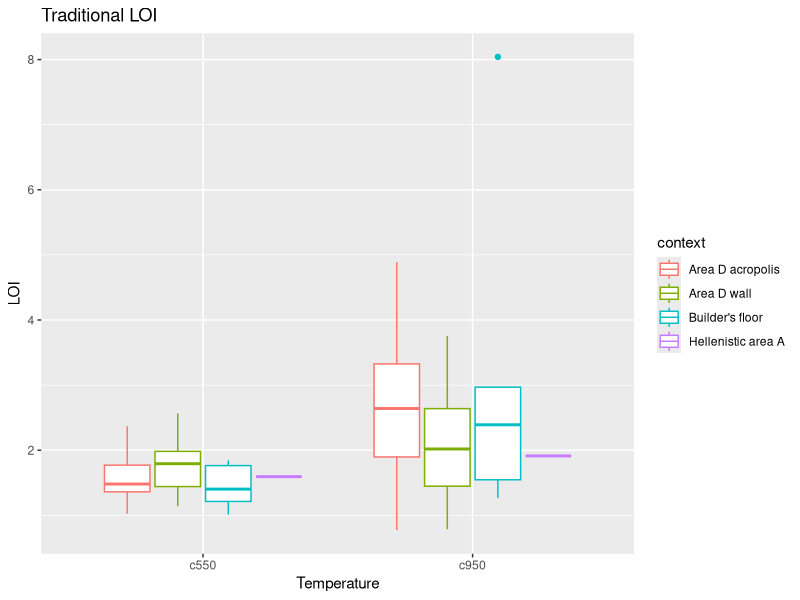
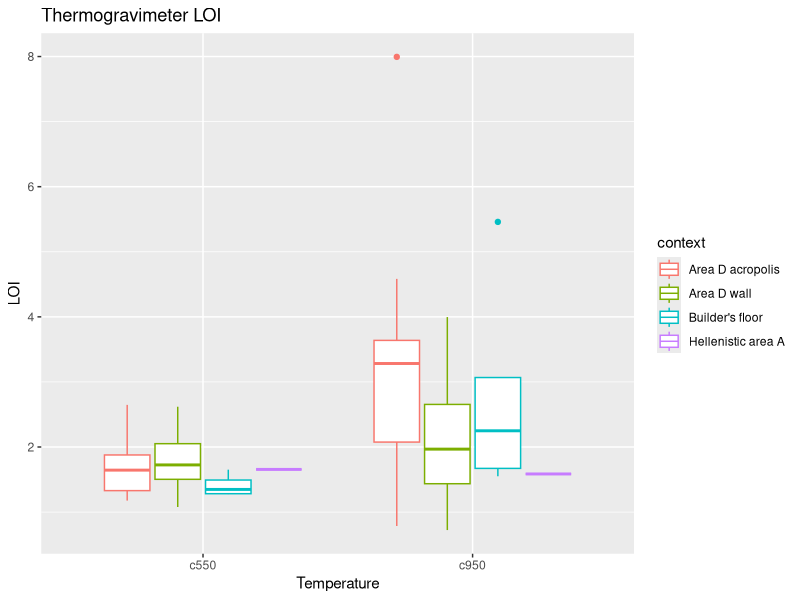
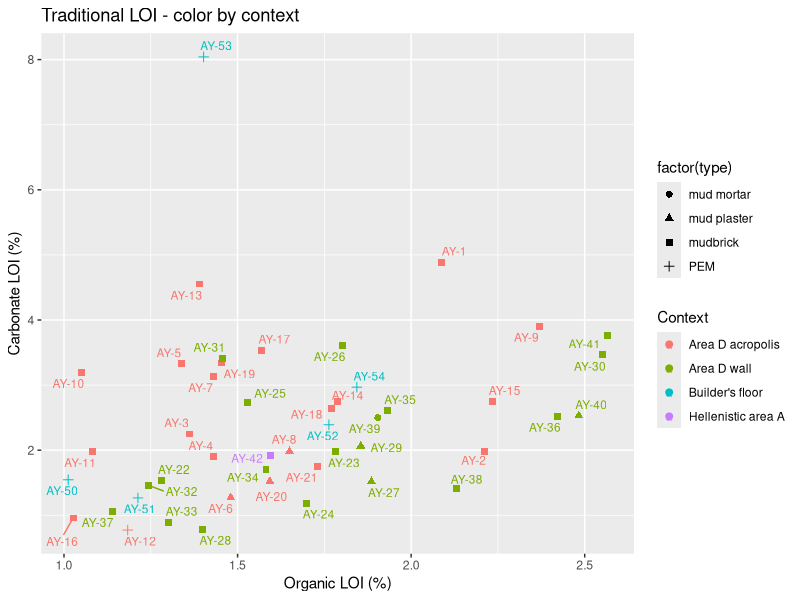
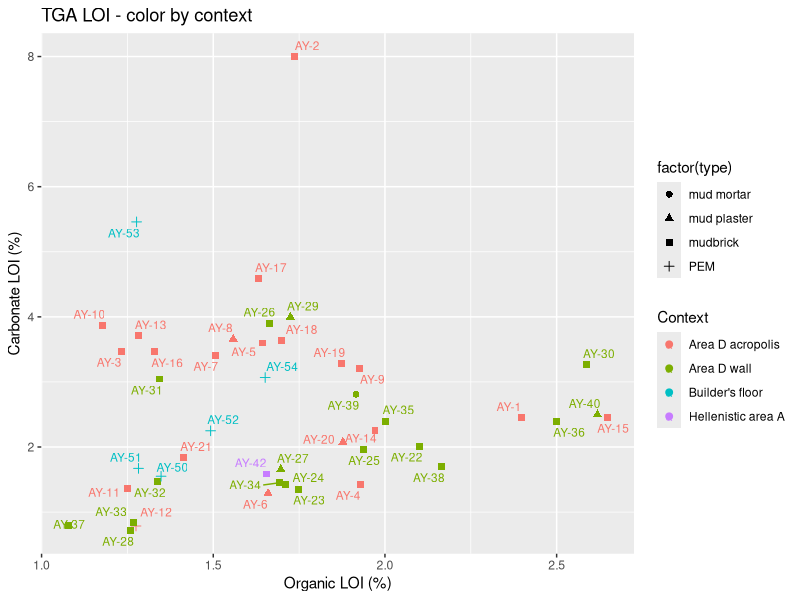
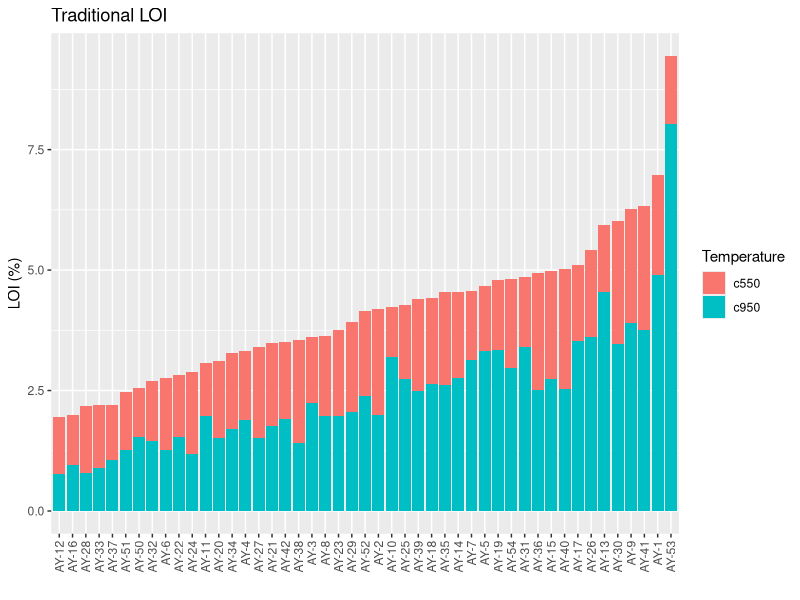
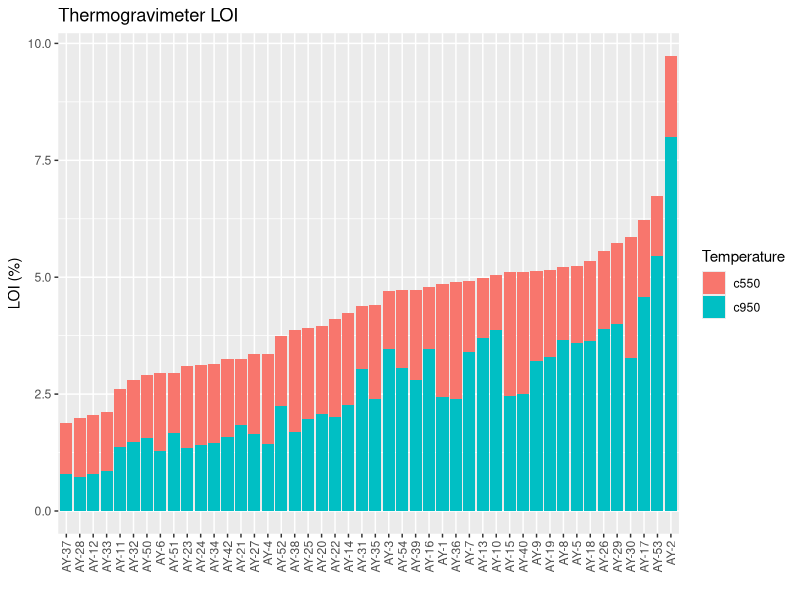

Generate these figures, in order, with R:
## ---- chunk 1
# Libraries
library(openxlsx); 
library(dplyr); 
library(ggplot2); 
library(ggrepel); # Preventing labels from overlapping
library(reshape2) # Melt-function for reshaping data to long form

loi <- read.xlsx("data/loi_AY.xlsx", sep=";")
tga <- read.xlsx("data/tga_AY.xlsx", sep=";")

# Remove rows containing words 'kekkila' (internal standard)
tga <- filter(tga, !grepl('kekkila', Name))

# TGA character columns to numeric
tga[, c(4:7)] <- sapply(tga[, c(4:7)], as.numeric)

# Sample names as rownames
rownames(loi) <- loi$sample
rownames(tga) <- tga$Name

# Creating new columns for analysis by subtracting crucible mass;
# "dry" (mass after drying), "c550" (mass after 550 C), "c950" (mass after 950 C)
loi$dry <- (loi$dry_weight - loi$crucible)
loi$c550mass <- (loi$after_550_C - loi$crucible)
loi$c950mass <- (loi$after_950_C - loi$crucible)

loi$c550 <- (loi$dry - loi$c550mass)/(loi$dry) * 100
loi$c950 <- (loi$c550mass - loi$c950mass)/(loi$c550mass) * 100

# Same with TGA
tga$c550 <- (tga$Dry - tga$Mass_550)/(tga$Dry) * 100
tga$c950 <- (tga$Mass_550 - tga$Mass_950)/(tga$Mass_550) * 100

# Removing duplicates for clarity
loi <- subset(loi[1:47, ])
tga <- subset(tga[-c(18,20,47,49), ])

# Transforming data to long form 
loi_long <- loi[c(8,13:14)]
loi_long <- melt(loi_long, id = "context") 

tga_long <- tga[c(8,10:11)]
tga_long <- melt(tga_long, id = "context") 

# Long form data for stacked barplots
loi_long2 <- melt(loi[c(1,13:14)], value.name = "Temp", id= "sample") 

tga_long2 <- melt(tga[c(1,10:11)], value.name = "Temp", id= "Name")

## ---- chunk 2
loi[c(8:9,13:14)]
## ---- chunk 3
tga[c(8:9,10:11)]
## ---- chunk 4
# Colored boxplots: Trad LOI
ggplot(loi_long, aes(x = variable, y = value, color = context)) +  
  geom_boxplot() +
  labs(title="Traditional LOI",
        x ="Temperature", y = "LOI")

# Colored boxplots: TGA LOI
ggplot(tga_long, aes(x = variable, y = value, color = context)) +  
  geom_boxplot() +
  labs(title="Thermogravimeter LOI",
        x ="Temperature", y = "LOI")

## ---- chunk 5
# Color by context biplot: Trad LOI
ggplot(loi, 
      aes(c550, c950, label = rownames(loi), colour = factor(context))) +
      geom_point(size=2, aes(shape = factor(type))) +
      geom_text_repel(size=3) + 
      labs(title = "Traditional LOI - color by context", 
           color = "Context",
           x = "Organic LOI (%)", 
           y = "Carbonate LOI (%)") +
      theme(axis.title = element_text())

# Color by context biplot: TGA
ggplot(tga, 
      aes(c550, c950, label = rownames(tga), colour = factor(context))) +
      geom_point(size=2, aes(shape = factor(type))) +
      geom_text_repel(size=3) + 
      labs(title = "TGA LOI - color by context", 
           color = "Context",
           x = "Organic LOI (%)", 
           y = "Carbonate LOI (%)") +
      theme(axis.title = element_text())
      
## ---- chunk 6
# Trad LOI stacked barplot
ggplot(loi_long2, aes(x = reorder(sample, Temp), y = Temp, fill = variable)) +
  geom_bar(stat = 'identity', position = 'stack') + 
    theme(axis.text.x = element_text(angle = 90, vjust = 0.5, hjust=1)) +
    labs(title="Traditional LOI", 
         fill="Temperature",
         x = "", 
         y = "LOI (%)")

# TGA LOI stacked barplot
ggplot(tga_long2, aes(x = reorder(Name, Temp), y = Temp, fill = variable)) +
  geom_bar(stat = 'identity', position = 'stack') + 
    theme(axis.text.x = element_text(angle = 90, vjust = 0.5, hjust=1)) +
    labs(title="Thermogravimeter LOI",
         fill="Temperature",
         x = "", 
         y = "LOI (%)")

